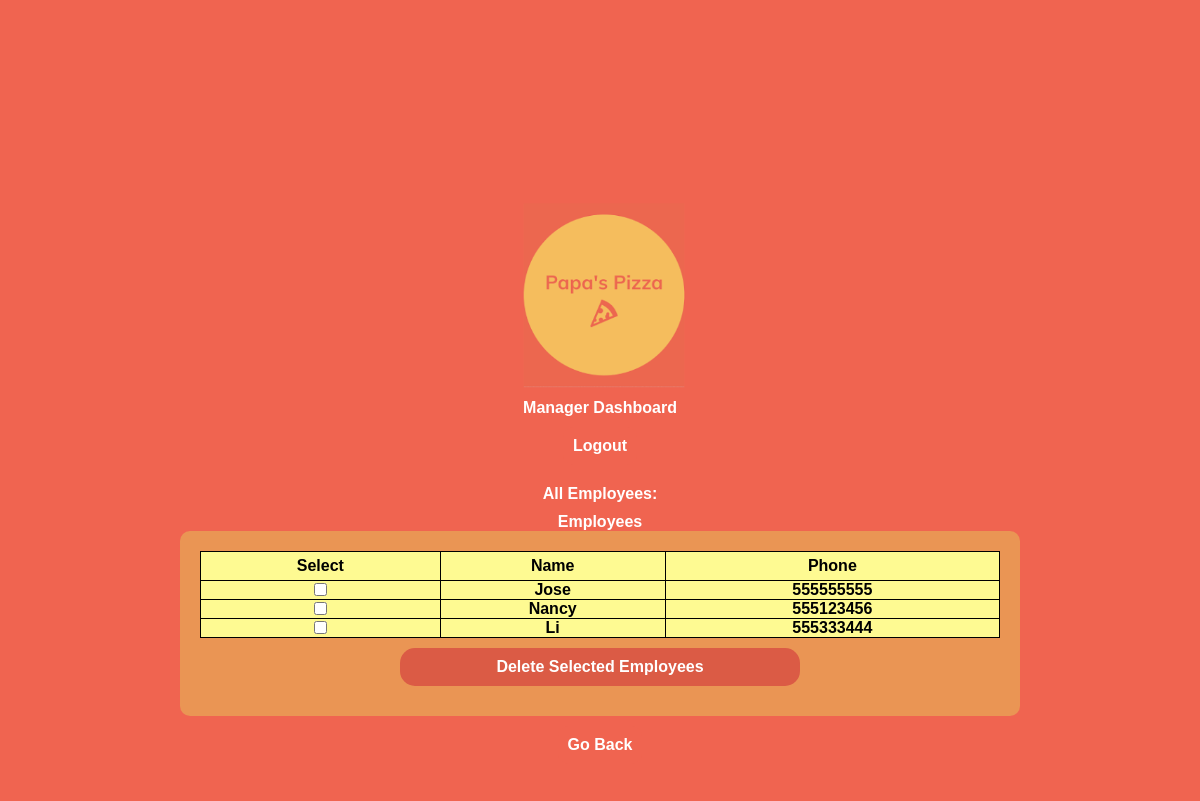
The app's page /current_employees (signed in) with its own data.
### app.py (models this page shows)
class Employees(db.Model):
    id = db.Column(db.Integer, primary_key = True, autoincrement=True)
    user_id = db.Column(db.Integer, db.ForeignKey('users.id', name='fk_employees_users'), unique=True)
    name = db.Column(db.String(30))
    phone = db.Column(db.Integer)

### app.py (the view)
@app.route('/current_employees', methods=['GET'])
@login_required
def current_employees():
    employees = Employees.query.all()
    employees_data = [
        {
            'id': employee.id,
            'name': employee.name,
            'phone': employee.phone
        } for employee in employees
    ]
    return render_template('edit_employees.html', employees_data=employees_data)

### app.py (called while the page is built)
@login_manager.user_loader
def load_user(user_id):
   return Users.query.get(int(user_id))

### templates/edit_employees.html (shortened to what this page needs)
<html>
  <head>
    <link rel="stylesheet" type="text/css" href="{{ url_for('static', filename='style.css') }}" />
    <img src="/static/assets/Papas_logo.png" alt="Papa's Pizza">
    <h1>Manager Dashboard</h1>
    <a class ="logout-link" href="{{ url_for('logout') }}"><button>Logout</button></a>
  </head>
  <body>
    <h1>All Employees:</h1>
    {% block content %}
  <h1>Employees</h1>
  <form action="{{ url_for('delete_employees') }}" method="post">
    <table>
      <thead>
        <tr>
          <th>Select</th>
          <th>Name</th>
          <th>Phone</th>
        </tr>
      </thead>
      <tbody>
        {% for employee in employees_data %}
          <tr>
            <td>
              <input type="checkbox" name="selected_employees" value="{{ employee.id }}">
            </td>
            <td>{{ employee.name }}</td>
            <td>{{ employee.phone }}</td>
          </tr>
        {% endfor %}
      </tbody>
    </table>
    <input type="submit" value="Delete Selected Employees">
  </form>
{% endblock %}
        <a class ="employee_shifts-link" href="{{ url_for('all_employee_shifts') }}"><button>Go Back</button></a>
  </body>
</html>

### static/style.css (style rules this page uses)
* { margin: 0; padding: 0; background-color: #f06450; font-family: "Lucida Sans Unicode", "Lucida Grande", sans-serif; font-size: 16px; color: white; font-weight: 700; }
body { display: flex; flex-direction: column; justify-content: center; align-items: center; height: 100vh; margin: 50px; padding: 20px; }
form { width:100%; max-width: 800px; text-align: center; background-color: rgb(234,149,84); padding: 20px; border-radius: 10px; border-color: black; }
input[type="submit"] { display: block; margin: 10px auto; padding: 10px; border-radius: 15px; border: none; width: 100%; max-width: 400px; font-size: 16px; font-family: sans-serif; background-color: rgb(219,91,69); }
h1,h2 { margin-top: 10px; color:#FFFFFF; }
img { margin-top: 30px; }
button { margin: 10px auto; padding: 10px; border-radius: 10px; border: none; font-size: 16px; font-family: sans-serif; color:white; }
table, th, td { border: 1px solid; text-align: center; background-color: #FEFA92; color: #000000; }
table { width: 100%; border-collapse: collapse; margin: auto; }
th { padding: 5px; }

### records on screen
Employees: name "Jose", phone "555555555"
Employees: name "Nancy", phone "555123456"
Employees: name "Li", phone "555333444"
